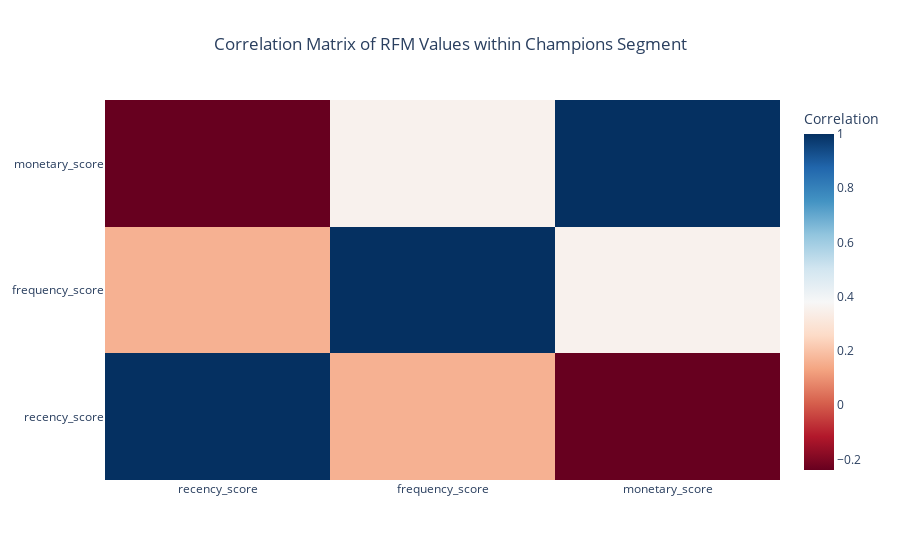

Write notebook code for a chart like this one.
### Markdown cell above
## RFM Correlation

### Code cell
correlation_matrix_24 = champions_segment_24[['recency_score', 'frequency_score', 'monetary_score']].corr()

# Visualize the correlation matrix using a heatmap
fig_heatmap = go.Figure(data=go.Heatmap(
                   z=correlation_matrix_24.values,
                   x=correlation_matrix_24.columns,
                   y=correlation_matrix_24.columns,
                   colorscale='RdBu',
                   colorbar=dict(title='Correlation')))

fig_heatmap.update_layout(title='Correlation Matrix of RFM Values within Champions Segment',
                          title_x= 0.5)

fig_heatmap.show()

### Figure 1 — Plotly figure (JSON) as saved in the notebook; plotly's stock layout.template omitted (floating-point values rounded to 4 significant figures)
{"data": [{"colorbar": {"title": {"text": "Correlation"}}, "colorscale": [[0, "rgb(103,0,31)"], [0.1, "rgb(178,24,43)"], [0.2, "rgb(214,96,77)"], [0.3, "rgb(244,165,130)"], [0.4, "rgb(253,219,199)"], [0.5, "rgb(247,247,247)"], [0.6, "rgb(209,229,240)"], [0.7, "rgb(146,197,222)"], [0.8, "rgb(67,147,195)"], [0.9, "rgb(33,102,172)"], [1, "rgb(5,48,97)"]], "type": "heatmap", "x": ["recency_score", "frequency_score", "monetary_score"], "y": ["recency_score", "frequency_score", "monetary_score"], "z": [[1.0, 0.1604, -0.2393], [0.1604, 1.0, 0.3541], [-0.2393, 0.3541, 1.0]]}], "layout": {"title": {"text": "Correlation Matrix of RFM Values within Champions Segment", "x": 0.5}}}
